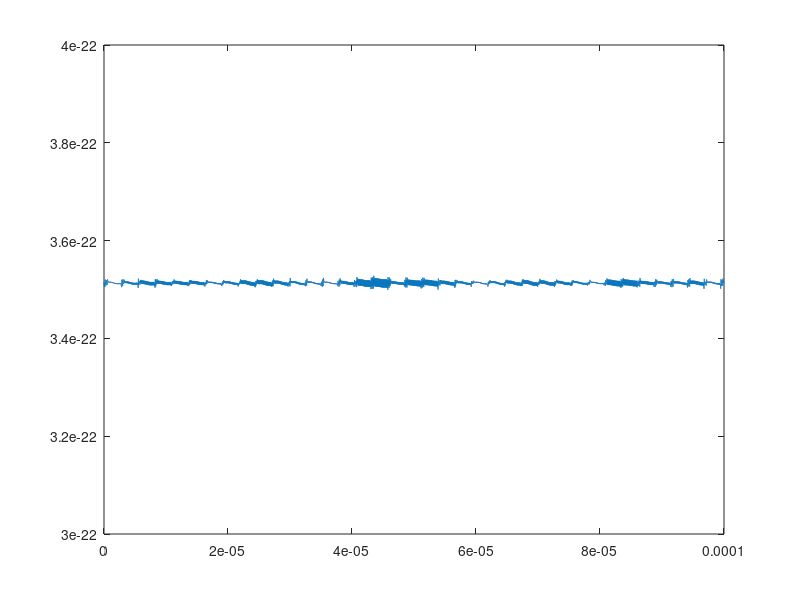

MATLAB code for this plot:
% % 3-D 2 particles(line1 to line104)
% % 
% 
% 
% % define parameters
% mp=1.67e-27;
% m=40*mp;
% Q=1.6e-19;
% epsilon=8.854e-12;
% kq=Q^2/(4*pi*epsilon);
% w1=2*pi*5e6;
% w2=2*pi*0.2e6;
% k1=m*w1^2;
% k2=m*w2^2;
% 
% % time scale
% tau=1e-9;
% N=1e5;
% T=N*tau;
% 
% % initial parameters
% l1=(Q^2/(2*m*w1^2*pi*epsilon))^(1/3);
% U1=m*w1^2*l1^2/4+Q^2/(4*pi*epsilon*l1);
% l2=(Q^2/(2*m*w2^2*pi*epsilon))^(1/3);
% U2=m*w2^2*l2^2/4+Q^2/(4*pi*epsilon*l2);
% U=U1-U2;
% vt=sqrt(2*U/m);
% r10=[0,0,l2/2];
% r20=-r10;
% v10=[60,20,60];
% v20=[0,0,0];
% % k=10;
% % kq=500;
% r=zeros(N,2,3);
% v=zeros(N,2,3);
% t=zeros(1,N);
% d=zeros(1,N);
% E=zeros(1,N);
% % r=[];
% % v=[];
% % t=[];
% % d=[];
% a=[];
% t(1)=0;
% % format x(time,order of the particle,spacial dimension)
% 
% % calculation
% r(1,1,:)=r10;
% r(1,2,:)=r20;
% v(1,1,:)=v10;
% v(1,2,:)=v20;
% d(1)=sqrt((r(1,1,1)-r(1,2,1))^2+(r(1,1,2)-r(1,2,2))^2+(r(1,1,3)-r(1,2,3))^2);
% E(1)=m/2*(v(1,1,1)^2+v(1,1,2)^2+v(1,1,3)^2+v(1,2,1)^2+v(1,2,2)^2+v(1,2,3)^2)+...
%     k1/2*(r(1,1,1)^2+r(1,2,1)^2+r(1,1,2)^2+r(1,2,2)^2)+k2/2*(r(1,1,3)^2+r(1,2,3)^2)+...
%     kq*(1/d(1));
% 
% for i=2:N
%     t(i)=t(i-1)+tau;
%     d(i)=sqrt((r(i-1,1,1)-r(i-1,2,1))^2+(r(i-1,1,2)-r(i-1,2,2))^2+(r(i-1,1,3)-r(i-1,2,3))^2);
% %     a(1,1,:)=-k*r(i,1,:)+kq*(r(i,1,:)-r(i,2,:))/(d(i))^3;
% %     a(1,2,:)=-k*r(i,2,:)+kq*(r(i,2,:)-r(i,1,:))/(d(i))^3;
%     a(1,1,1)=-k1/m*r(i-1,1,1)+kq/m*(r(i-1,1,1)-r(i-1,2,1))/(d(i))^3;
%     a(1,1,2)=-k1/m*r(i-1,1,2)+kq/m*(r(i-1,1,2)-r(i-1,2,2))/(d(i))^3;
%     a(1,1,3)=-k2/m*r(i-1,1,3)+kq/m*(r(i-1,1,3)-r(i-1,2,3))/(d(i))^3;
%     a(1,2,1)=-k1/m*r(i-1,2,1)+kq/m*(r(i-1,2,1)-r(i-1,1,1))/(d(i))^3;
%     a(1,2,2)=-k1/m*r(i-1,2,2)+kq/m*(r(i-1,2,2)-r(i-1,1,2))/(d(i))^3;
%     a(1,2,3)=-k2/m*r(i-1,2,3)+kq/m*(r(i-1,2,3)-r(i-1,1,3))/(d(i))^3;
%     v(i,:,:)=v(i-1,:,:)+a*tau;
%     r(i,:,:)=r(i-1,:,:)+(v(i,:,:)+v(i,:,:))*tau/2;
%     E(i)=m/2*(v(i,1,1)^2+v(i,1,2)^2+v(i,1,3)^2+v(i,2,1)^2+v(i,2,2)^2+v(i,2,3)^2)+...
%     k1/2*(r(i,1,1)^2+r(i,1,2)^2+r(i,2,1)^2+r(i,2,2)^2)+k2/2*(r(i,1,3)^2+r(i,2,3)^2)+...
%     kq*(1/d(i));
% end
% 
% % plot(t,r(:,1,1));
% % plot(t,r(:,1,2));
% % plot(t,r(:,1,3));
% % % hold on;
% % plot(t,r(:,2,1));
% % plot(t,r(:,2,2));
% % plot(t,r(:,2,3));
% 
% plot(t,r(:,1,3));
% hold on;
% plot(t,r(:,2,3));
% hold off;
% 
% % plot(r(:,1,1),r(:,1,2));
% % hold on;
% % plot(r(:,2,1),r(:,2,2));
% % hold off;
% plot(t,E);
% 
% plot(t,r(:,1,1));
% hold on
% plot(t,r(:,2,1));
% hold off
% 
% % plot(t,r(:,2,1));
% % hold on;
% % plot(t,r(:,1,1));
% % hold off;




% % 3-D 3 particles(line107 to line217)
% 
% 
% 
% % define parameters
% mp=1.67e-27;
% m=40*mp;
% Q=1.6e-19;
% epsilon=8.854e-12;
% kq=Q^2/(4*pi*epsilon);
% w1=2*pi*5e6;
% w2=2*pi*0.2e6;
% k1=m*w1^2;
% k2=m*w2^2;
% 
% % time scale
% tau=1e-9;
% N=1e5;
% T=N*tau;
% 
% % initial parameters
% l=(5*Q*Q/(16*m*w2^2*pi*epsilon))^(1/3);
% r10=[0,0,l];
% r20=-r10;
% r30=[0,0,0];
% v10=[10,30,30];
% v20=[0,0,0];
% v30=[0,0,0];
% r=zeros(N,3,3);
% v=zeros(N,3,3);
% t=zeros(1,N);
% d12=zeros(1,N);
% d23=zeros(1,N);
% d31=zeros(1,N);
% E=zeros(1,N);
% % r=[];
% % v=[];
% % t=[];
% % d=[];
% % a=[];
% % t(1)=0;
% % format x(time,order of the particle,spacial dimension)
% 
% % calculation
% r(1,1,:)=r10;
% r(1,2,:)=r20;
% r(1,3,:)=r30;
% v(1,1,:)=v10;
% v(1,2,:)=v20;
% v(1,3,:)=v30;
% d12(1)=sqrt((r(1,1,1)-r(1,2,1))^2+(r(1,1,2)-r(1,2,2))^2+(r(1,1,3)-r(1,2,3))^2);
% d23(1)=sqrt((r(1,2,1)-r(1,3,1))^2+(r(1,2,2)-r(1,3,2))^2+(r(1,2,3)-r(1,3,3))^2);
% d31(1)=sqrt((r(1,1,1)-r(1,3,1))^2+(r(1,1,2)-r(1,3,2))^2+(r(1,1,3)-r(1,3,3))^2);
% 
% 
% E(1)=m/2*(v(1,1,1)^2+v(1,1,2)^2+v(1,1,3)^2+v(1,2,1)^2+v(1,2,2)^2+v(1,2,3)^2+v(1,3,1)^2+v(1,3,2)^2+v(1,3,3)^2)+...
%     k1/2*(r(1,1,1)^2+r(1,2,1)^2+r(1,3,1)^2+r(1,1,2)^2+r(1,2,2)^2+r(1,3,2)^2)+k2/2*(r(1,1,3)^2+r(1,2,3)^2+r(1,3,3)^2)+...
%     kq*(1/d12(1)+1/d23(1)+1/d31(1));
% 
% for i=2:N
%     t(i)=t(i-1)+tau;
%     d12(i)=sqrt((r(i-1,1,1)-r(i-1,2,1))^2+(r(i-1,1,2)-r(i-1,2,2))^2+(r(i-1,1,3)-r(i-1,2,3))^2);
%     d23(i)=sqrt((r(i-1,2,1)-r(i-1,3,1))^2+(r(i-1,2,2)-r(i-1,3,2))^2+(r(i-1,2,3)-r(i-1,3,3))^2);
%     d31(i)=sqrt((r(i-1,1,1)-r(i-1,3,1))^2+(r(i-1,1,2)-r(i-1,3,2))^2+(r(i-1,1,3)-r(i-1,3,3))^2);
%     a(1,1,1)=-k1/m*r(i-1,1,1)+kq/m*((r(i-1,1,1)-r(i-1,2,1))/(d12(i))^3+(r(i-1,1,1)-r(i-1,3,1))/(d31(i))^3);
%     a(1,1,2)=-k1/m*r(i-1,1,2)+kq/m*((r(i-1,1,2)-r(i-1,2,2))/(d12(i))^3+(r(i-1,1,2)-r(i-1,3,2))/(d31(i))^3);
%     a(1,1,3)=-k2/m*r(i-1,1,3)+kq/m*((r(i-1,1,3)-r(i-1,2,3))/(d12(i))^3+(r(i-1,1,3)-r(i-1,3,3))/(d31(i))^3);
%     a(1,2,1)=-k1/m*r(i-1,2,1)+kq/m*((r(i-1,2,1)-r(i-1,1,1))/(d12(i))^3+(r(i-1,2,1)-r(i-1,3,1))/(d23(i))^3);
%     a(1,2,2)=-k1/m*r(i-1,2,2)+kq/m*((r(i-1,2,2)-r(i-1,1,2))/(d12(i))^3+(r(i-1,2,2)-r(i-1,3,2))/(d23(i))^3);
%     a(1,2,3)=-k2/m*r(i-1,2,3)+kq/m*((r(i-1,2,3)-r(i-1,1,3))/(d12(i))^3+(r(i-1,2,3)-r(i-1,3,3))/(d23(i))^3);
%     a(1,3,1)=-k1/m*r(i-1,3,1)+kq/m*((r(i-1,3,1)-r(i-1,2,1))/(d23(i))^3+(r(i-1,3,1)-r(i-1,1,1))/(d31(i))^3);
%     a(1,3,2)=-k1/m*r(i-1,3,2)+kq/m*((r(i-1,3,2)-r(i-1,2,2))/(d23(i))^3+(r(i-1,3,2)-r(i-1,1,2))/(d31(i))^3);
%     a(1,3,3)=-k2/m*r(i-1,3,3)+kq/m*((r(i-1,3,3)-r(i-1,2,3))/(d23(i))^3+(r(i-1,3,3)-r(i-1,1,3))/(d31(i))^3);
%     v(i,:,:)=v(i-1,:,:)+tau*a;
%     r(i,:,:)=r(i-1,:,:)+(v(i,:,:)+v(i,:,:))*tau/2;
%     E(i)=m/2*(v(i,1,1)^2+v(i,1,2)^2+v(i,1,3)^2+v(i,2,1)^2+v(i,2,2)^2+v(i,2,3)^2+v(i,3,1)^2+v(i,3,2)^2+v(i,3,3)^2)+...
%     k1/2*(r(i,1,1)^2+r(i,2,1)^2+r(i,3,1)^2+r(i,1,2)^2+r(i,2,2)^2+r(i,3,2)^2)+k2/2*(r(i,1,3)^2+r(i,2,3)^2+r(i,3,3)^2)+...
%     kq*(1/d12(i)+1/d23(i)+1/d31(i));
% end
% 
% % plot(t,r(:,1,1));
% % plot(t,r(:,1,2));
% % plot(t,r(:,1,3));
% % % hold on;
% % plot(t,r(:,2,1));
% % plot(t,r(:,2,2));
% % plot(t,r(:,2,3));
% 
% plot(t,r(:,1,3));
% hold on;
% plot(t,r(:,2,3));
% plot(t,r(:,3,3));
% hold off;
% 
% % plot(r(:,1,1),r(:,1,2));
% % hold on;
% % plot(r(:,2,1),r(:,2,2));
% % hold off;
% plot(t,E);
% 
% % plot3(r(:,1,1),r(:,1,2),r(:,1,3));
% % hold on
% % plot3(r(:,2,1),r(:,2,2),r(:,2,3));
% % plot3(r(:,3,1),r(:,3,2),r(:,3,3));
% % hold off
% % plot(t,r(:,1,1));
% % hold on
% % plot(t,r(:,2,1));
% % hold off
% % 
% % plot(t,r(:,2,1));
% % hold on;
% % plot(t,r(:,1,1));
% % hold off;



% 3-D 4 particles

mp=1.67e-27;
m=40*mp;
Q=1.6e-19;
epsilon=8.854e-12;
kq=Q^2/(4*pi*epsilon);
w1=2*pi*5e6;
w2=2*pi*0.2e6;
k1=m*w1^2;
k2=m*w2^2;

tau=1e-9;
N=1e5;
T=tau*N;
l=(Q*Q/(4*m*(w2)^2*pi*epsilon))^(1/3);


r10=[0,0,-1.4368*l];
r20=[0,0,-0.45438*l];
r30=[0,0,0.45438*l];
r40=[0,0,1.4368*l];
v10=[10,20,80];
v20=[0,0,0];
v30=[0,0,0];
v40=[0,0,0];

r=zeros(N,4,3);
v=zeros(N,4,3);
t=zeros(1,N);
d12=zeros(1,N);
d13=zeros(1,N);
d14=zeros(1,N);
d23=zeros(1,N);
d24=zeros(1,N);
d34=zeros(1,N);
E=zeros(1,N);
a=zeros(1,4,3);

r(1,1,:)=r10;
r(1,2,:)=r20;
r(1,3,:)=r30;
r(1,4,:)=r40;
v(1,1,:)=v10;
v(1,2,:)=v20;
v(1,3,:)=v30;
v(1,4,:)=v40;
d12(1)=sqrt((r(1,1,1)-r(1,2,1))^2+(r(1,1,2)-r(1,2,2))^2+(r(1,1,3)-r(1,2,3))^2);
d13(1)=sqrt((r(1,1,1)-r(1,3,1))^2+(r(1,1,2)-r(1,3,2))^2+(r(1,1,3)-r(1,3,3))^2);
d14(1)=sqrt((r(1,1,1)-r(1,4,1))^2+(r(1,1,2)-r(1,4,2))^2+(r(1,1,3)-r(1,4,3))^2);
d23(1)=sqrt((r(1,2,1)-r(1,3,1))^2+(r(1,2,2)-r(1,3,2))^2+(r(1,2,3)-r(1,3,3))^2);
d24(1)=sqrt((r(1,2,1)-r(1,4,1))^2+(r(1,2,2)-r(1,4,2))^2+(r(1,2,3)-r(1,4,3))^2);
d34(1)=sqrt((r(1,3,1)-r(1,4,1))^2+(r(1,3,2)-r(1,4,2))^2+(r(1,3,3)-r(1,4,3))^2);
    


E(1)=m/2*(v(1,1,1)^2+v(1,1,2)^2+v(1,1,3)^2+v(1,2,1)^2+v(1,2,2)^2+v(1,2,3)^2+v(1,3,1)^2+v(1,3,2)^2+v(1,3,3)^2+v(1,4,1)^2+v(1,4,2)^2+v(1,4,3)^2)+...
    k1/2*(r(1,1,1)^2+r(1,1,2)^2+r(1,2,1)^2+r(1,2,2)^2+r(1,3,1)^2+r(1,3,2)^2+r(1,4,1)^2+r(1,4,2)^2)+k2/2*(r(1,1,3)^2+r(1,2,3)^2+r(1,3,3)^2+r(1,4,3)^2)+...
    kq*(1/d12(1)+1/d13(1)+1/d14(1)+1/d23(1)+1/d24(1)+1/d34(1));

for i=2:N
    t(i)=t(i-1)+tau;
    d12(i)=sqrt((r(i-1,1,1)-r(i-1,2,1))^2+(r(i-1,1,2)-r(i-1,2,2))^2+(r(i-1,1,3)-r(i-1,2,3))^2);
    d13(i)=sqrt((r(i-1,1,1)-r(i-1,3,1))^2+(r(i-1,1,2)-r(i-1,3,2))^2+(r(i-1,1,3)-r(i-1,3,3))^2);
    d14(i)=sqrt((r(i-1,1,1)-r(i-1,4,1))^2+(r(i-1,1,2)-r(i-1,4,2))^2+(r(i-1,1,3)-r(i-1,4,3))^2);
    d23(i)=sqrt((r(i-1,2,1)-r(i-1,3,1))^2+(r(i-1,2,2)-r(i-1,3,2))^2+(r(i-1,2,3)-r(i-1,3,3))^2);
    d24(i)=sqrt((r(i-1,2,1)-r(i-1,4,1))^2+(r(i-1,2,2)-r(i-1,4,2))^2+(r(i-1,2,3)-r(i-1,4,3))^2);
    d34(i)=sqrt((r(i-1,3,1)-r(i-1,4,1))^2+(r(i-1,3,2)-r(i-1,4,2))^2+(r(i-1,3,3)-r(i-1,4,3))^2);
    a(1,1,1)=-k1/m*r(i-1,1,1)+kq/m*((r(i-1,1,1)-r(i-1,2,1))/(d12(i))^3+(r(i-1,1,1)-r(i-1,3,1))/(d13(i))^3+(r(i-1,1,1)-r(i-1,4,1))/(d14(i))^3);
    a(1,1,2)=-k1/m*r(i-1,1,2)+kq/m*((r(i-1,1,2)-r(i-1,2,2))/(d12(i))^3+(r(i-1,1,2)-r(i-1,3,2))/(d13(i))^3+(r(i-1,1,2)-r(i-1,4,2))/(d14(i))^3);
    a(1,1,3)=-k2/m*r(i-1,1,3)+kq/m*((r(i-1,1,3)-r(i-1,2,3))/(d12(i))^3+(r(i-1,1,3)-r(i-1,3,3))/(d13(i))^3+(r(i-1,1,3)-r(i-1,4,3))/(d14(i))^3);
    a(1,2,1)=-k1/m*r(i-1,2,1)+kq/m*((r(i-1,2,1)-r(i-1,1,1))/(d12(i))^3+(r(i-1,2,1)-r(i-1,3,1))/(d23(i))^3+(r(i-1,2,1)-r(i-1,4,1))/(d24(i))^3);
    a(1,2,2)=-k1/m*r(i-1,2,2)+kq/m*((r(i-1,2,2)-r(i-1,1,2))/(d12(i))^3+(r(i-1,2,2)-r(i-1,3,2))/(d23(i))^3+(r(i-1,2,2)-r(i-1,4,2))/(d24(i))^3);
    a(1,2,3)=-k2/m*r(i-1,2,3)+kq/m*((r(i-1,2,3)-r(i-1,1,3))/(d12(i))^3+(r(i-1,2,3)-r(i-1,3,3))/(d23(i))^3+(r(i-1,2,3)-r(i-1,4,3))/(d24(i))^3);
    a(1,3,1)=-k1/m*r(i-1,3,1)+kq/m*((r(i-1,3,1)-r(i-1,1,1))/(d13(i))^3+(r(i-1,3,1)-r(i-1,2,1))/(d23(i))^3+(r(i-1,3,1)-r(i-1,4,1))/(d34(i))^3);
    a(1,3,2)=-k1/m*r(i-1,3,2)+kq/m*((r(i-1,3,2)-r(i-1,1,2))/(d13(i))^3+(r(i-1,3,2)-r(i-1,2,2))/(d23(i))^3+(r(i-1,3,2)-r(i-1,4,2))/(d34(i))^3);
    a(1,3,3)=-k2/m*r(i-1,3,3)+kq/m*((r(i-1,3,3)-r(i-1,1,3))/(d13(i))^3+(r(i-1,3,3)-r(i-1,2,3))/(d23(i))^3+(r(i-1,3,3)-r(i-1,4,3))/(d34(i))^3);
    a(1,4,1)=-k1/m*r(i-1,4,1)+kq/m*((r(i-1,4,1)-r(i-1,1,1))/(d14(i))^3+(r(i-1,4,1)-r(i-1,2,1))/(d24(i))^3+(r(i-1,4,1)-r(i-1,3,1))/(d34(i))^3);
    a(1,4,2)=-k1/m*r(i-1,4,2)+kq/m*((r(i-1,4,2)-r(i-1,1,2))/(d14(i))^3+(r(i-1,4,2)-r(i-1,2,2))/(d24(i))^3+(r(i-1,4,2)-r(i-1,3,2))/(d34(i))^3);
    a(1,4,3)=-k2/m*r(i-1,4,3)+kq/m*((r(i-1,4,3)-r(i-1,1,3))/(d14(i))^3+(r(i-1,4,3)-r(i-1,2,3))/(d24(i))^3+(r(i-1,4,3)-r(i-1,3,3))/(d34(i))^3);

    v(i,:,:)=v(i-1,:,:)+tau*a;
    r(i,:,:)=r(i-1,:,:)+(v(i,:,:)+v(i,:,:))*tau/2;
    E(i)=m/2*(v(i,1,1)^2+v(i,1,2)^2+v(i,1,3)^2+v(i,2,1)^2+v(i,2,2)^2+v(i,2,3)^2+v(i,3,1)^2+v(i,3,2)^2+v(i,3,3)^2+v(i,4,1)^2+v(i,4,2)^2+v(i,4,3)^2)+...
    k1/2*(r(i,1,1)^2+r(i,1,2)^2+r(i,2,1)^2+r(i,2,2)^2+r(i,3,1)^2+r(i,3,2)^2+r(i,4,1)^2+r(i,4,2)^2)+k2/2*(r(i,1,3)^2+r(i,2,3)^2+r(i,3,3)^2+r(i,4,3)^2)+...
    kq*(1/d12(i)+1/d13(i)+1/d14(i)+1/d23(i)+1/d24(i)+1/d34(i));

end



%.plot(t,v[:,0,0])
%.plot(t,v[:,0,1])
%.show()

plot(t,r(:,1,3));
hold on
plot(t,r(:,2,3));
plot(t,r(:,3,3));
plot(t,r(:,4,3));
hold off

%.plot(t,r[:,0,0])
%.plot(t,r[:,1,0])
%.plot(t,r[:,2,0])
%.show()

% plot(r(:,1,1),r(:,1,2));
plot(t,E);
% plot(r[:,1,0],r[:,1,1])